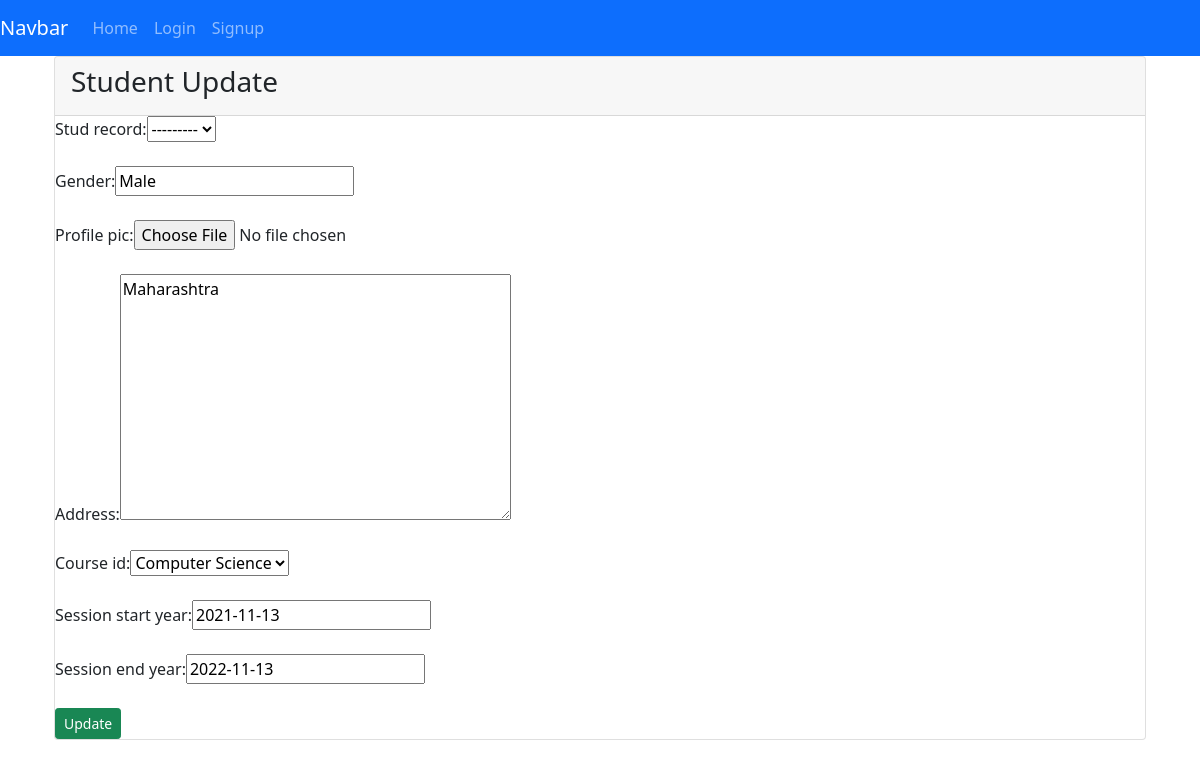
The page /student_update/1/ on the database as committed earlier.
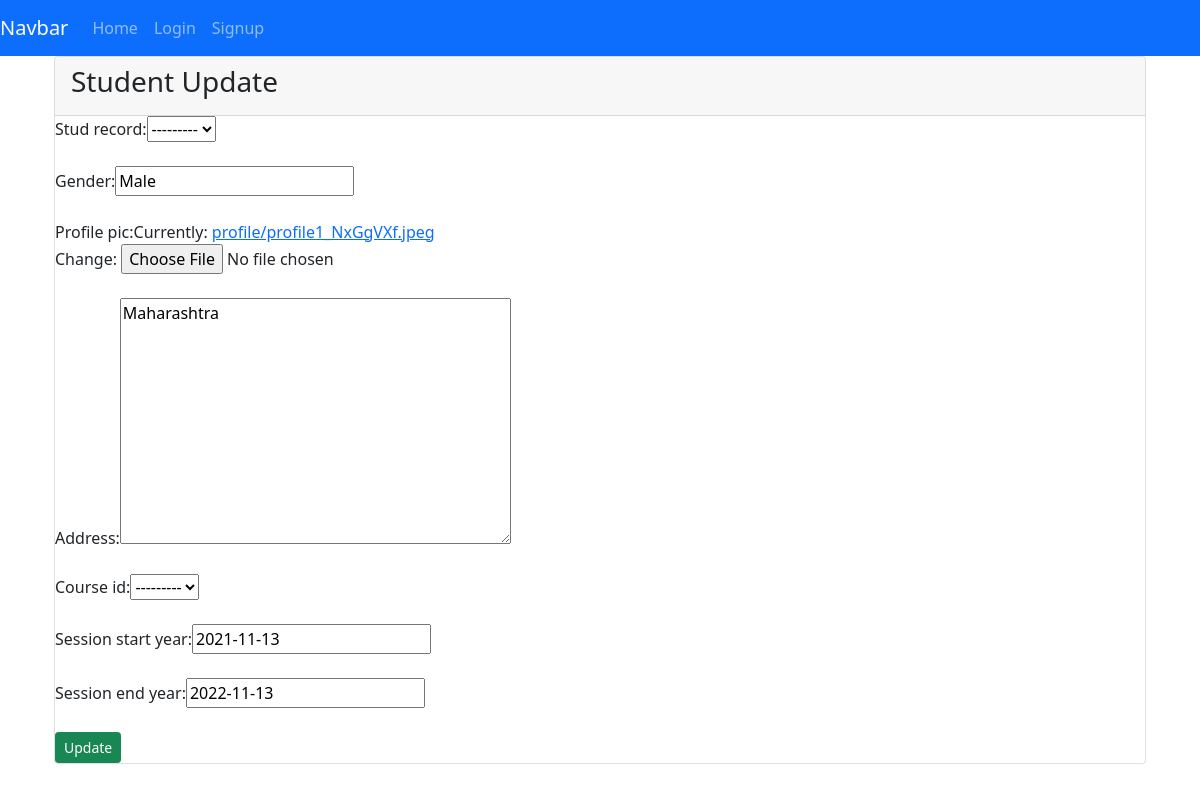
The same page on the database as committed later.
### business/models.py (models this page shows, shortened)
class Students(models.Model):
    stud_record = models.ForeignKey(Profile,on_delete=models.SET_NULL, null=True, blank=True)
    gender=models.CharField(max_length=255)
    profile_pic=models.ImageField(upload_to='profile')
    address=models.TextField()
    course_id=models.ForeignKey(Courses,on_delete=models.SET_NULL, null=True, blank=True)
    session_start_year=models.DateField()
    session_end_year=models.DateField()

### business/views.py (the view)
# urls.py: path('student_update/<int:id>/',views.student_update, name='student_update'),
def student_update(request,id):
    if request.method == "POST":
        stu_update = Students.objects.get(pk=id)
        fm = Student(request.POST, instance=stu_update)
        if fm.is_valid():
            messages.success(request,'Student Updated Successfully...!')
            fm.save()
            return HttpResponseRedirect('/student_details/')
    else:
        cor_update = Students.objects.get(pk=id)
        fm = Student(instance=cor_update)
    return render(request,'business/student_update.html',{'form':fm})

### business/forms.py
class Student(forms.ModelForm):
    password = None #forms.CharField(label='Password', widget=forms.PasswordInput)
    class Meta:
        model = Students
        fields = '__all__'

### business/models.py (called while the page is built)
    def __str__(self):
        return self.course_name

### business/templates/business/student_update.html (shortened to what this page needs)
{% extends 'business/base.html' %}
{% load static %}
{% block content %}
<section class="content">
    <div class="container-fluid">
        <div class="row">
            <div class="col-md-12">
          <div class="card card-primary">
            <div class="card-header">
              <h3 class="card-title">Student Update</h3>
            </div>
            <form action="" method="post">
                {% for fm in form %}
                {{fm.label_tag}}{{fm}}{{fm.errors|striptags}}<br><br>
                {% endfor %}
                <input type="submit" class="btn btn-success btn-sm" value="Update">
            </form>
          </div>
      </div>
    </div>
    </div>
</div>
{% endblock %}

Rows that differ between the two databases and show on the page:
changed Students "Male": course_id "Computer Science" → "---------"
Other text that changed with them:
new list line: "Currently: profile/profile1_NxGgVXf.jpeg Change:"
